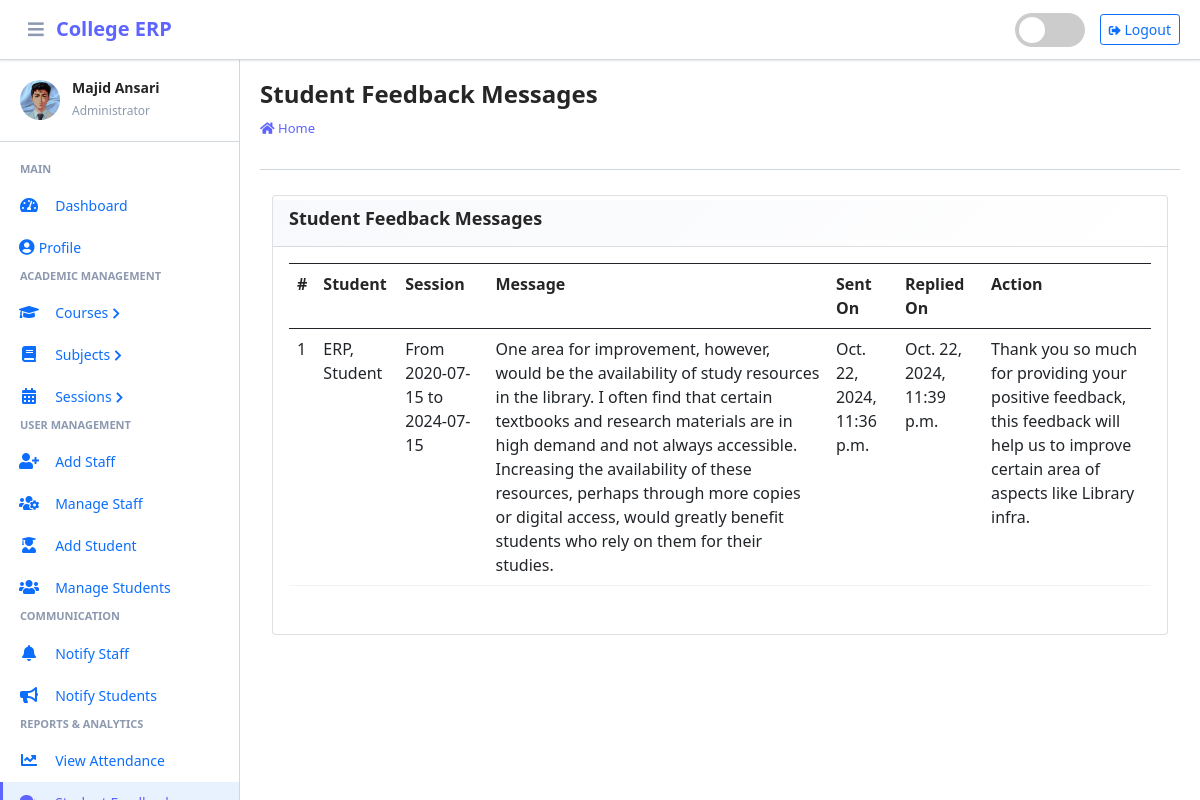
/student/view/feedback/ (signed in), run on an earlier commit of the app's database.
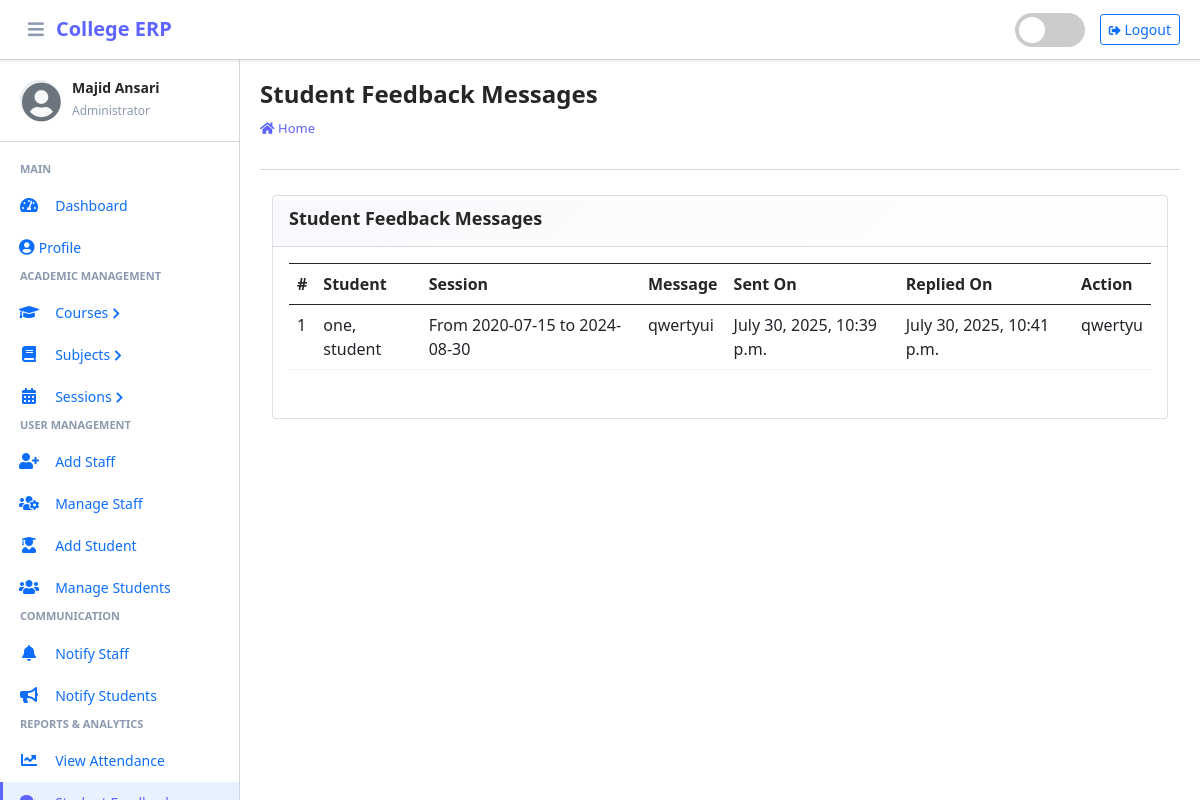
And on a later commit of the database.
### main_app/models.py (models this page shows, shortened)
class CustomUser(AbstractUser):
    USER_TYPE = ((1, "HOD"), (2, "Staff"), (3, "Student"))
    GENDER = [("M", "Male"), ("F", "Female")]
    username = None  # Removed username, using email instead
    email = models.EmailField(unique=True)
    user_type = models.CharField(default=1, choices=USER_TYPE, max_length=1)
    gender = models.CharField(max_length=1, choices=GENDER)
    profile_pic = models.ImageField()
    address = models.TextField()
    fcm_token = models.TextField(default="")  # For firebase notifications
    created_at = models.DateTimeField(auto_now_add=True)
    updated_at = models.DateTimeField(auto_now=True)
    USERNAME_FIELD = "email"
    REQUIRED_FIELDS = []
    objects = CustomUserManager()

class FeedbackStudent(models.Model):
    student = models.ForeignKey(Student, on_delete=models.CASCADE)
    feedback = models.TextField()
    reply = models.TextField()
    created_at = models.DateTimeField(auto_now_add=True)
    updated_at = models.DateTimeField(auto_now=True)

class Student(models.Model):
    admin = models.OneToOneField(CustomUser, on_delete=models.CASCADE)
    course = models.ForeignKey(Course, on_delete=models.DO_NOTHING, null=True, blank=False)
    session = models.ForeignKey(Session, on_delete=models.DO_NOTHING, null=True)
    def __str__(self):
        return self.admin.last_name + ", " + self.admin.first_name

class Session(models.Model):
    start_year = models.DateField()
    end_year = models.DateField()
    def __str__(self):
        return "From " + str(self.start_year) + " to " + str(self.end_year)

### main_app/hod_views.py (the view, shortened to what this page needs)
# urls.py: path("student/view/feedback/", hod_views.student_feedback_message,
@csrf_exempt
def student_feedback_message(request):
    if request.method != 'POST':
        feedbacks = FeedbackStudent.objects.all()
        context = {
            'feedbacks': feedbacks,
            'page_title': 'Student Feedback Messages'
        }
        return render(request, 'hod_template/student_feedback_template.html', context)

### main_app/templates/hod_template/student_feedback_template.html (shortened to what this page needs)
{% extends 'main_app/base.html' %}
{% load static %}
{% block page_title %}{{page_title}}{% endblock page_title %}
{% block content %}
<section class="content">
    <div class="container-fluid">
        <div class="row">
            <div class="col-md-12">
                <div class="card card-dark">
                    <div class="card-header">
                        <h3 class="card-title">{{page_title}}</h3>
                    </div>
                    <div class="table card-body">
                        <table class="table table-bordered table-hover">
                            <tr>
                                <th>#</th>
                                <th>Student</th>
                                <th>Session</th>
                                <th>Message</th>
                                <th>Sent On</th>
                                <th>Replied On</th>
                                <th>Action</th>
                            </tr>
                            {% for feedback in  feedbacks %}
                              <tr>
                                  <td>{{forloop.counter}}</td>
                                  <td>{{feedback.student}}</td>
                                  <td>{{feedback.student.session}}</td>
                                  <td>{{feedback.feedback}}</td>
                                      {% if feedback.reply == "" %}
                                      <td>{{feedback.created_at}}</td>
                                      <td><span  class='badge badge-warning'>Pending Response</span></td>
                                           <td> <button data-bs-toggle="modal" data-bs-target="#reply_modal" value="{{feedback.id}}" class="btn btn-success reply_open_modal">Reply</button>
                                          {% else %}
                                          <td>{{feedback.created_at}}</td>
                                          <td>{{feedback.updated_at}}</td>
                                            <td>{{feedback.reply}}</td>
                                      {% endif %}
                              </tr>
                            {% endfor %}
                        </table>
                    </div>
                    </div>
            </div>
        </div>
    </div>
</section>
{% endblock content %}

### main_app/templates/main_app/erpnext_sidebar.html (shortened to what the changed rows need)
{% load static %}
<div class="sidebar-header">
    <div class="sidebar-user">
        <img src="{{ request.user.profile_pic}}" alt="User Avatar" class="sidebar-user-avatar" id="sidebar-avatar" onerror="showDefaultAvatar()">
        <i class="fas fa-user-circle sidebar-default-avatar" id="default-avatar" style="display: none;"></i>
        <div class="sidebar-user-info">
            <h6>{{ user.get_full_name|default:user.username }}</h6>
            <small>
                {% if user.user_type == '1' %}
                    Administrator
                {% elif user.user_type == '2' %}
                    Staff Member
                {% else %}
                    Student
                {% endif %}
            </small>
        </div>
    </div>
</div>

What changed in the data, as far as the page shows it:
removed FeedbackStudent: student "ERP, Student", student.session "From 2020-07-15 to 2024-07-15", feedback "One area for improvement, however, would be the availability of study resources in the library. I often find that certain textbooks and research materials are in high demand and not always accessible. Increasing the availability of these resources, perhaps through more copies or digital access, would greatly benefit students who rely on them for their studies.", created_at "Oct. 22, 2024, 11:36 p.m.", updated_at "Oct. 22, 2024, 11:39 p.m.", reply "Thank you so much for providing your positive feedback, this feedback will help us to improve certain area of aspects like Library infra."
changed CustomUser "Majid Ansari": user.profile_pic: picture removed
added FeedbackStudent: student "one, student", student.session "From 2020-07-15 to 2024-08-30", feedback "qwertyui", created_at "July 30, 2025, 10:39 p.m.", updated_at "July 30, 2025, 10:41 p.m.", reply "qwertyu"
